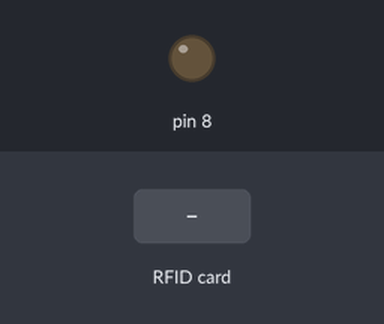
A sketch run on a simulated Arduino Uno, built with avr-gcc and run on an emulated ATmega328P. Parts: output pins drawn as LEDs (lit = HIGH). The inputs (shaded band) are chosen by the test bench. Pins used as bus, display or sensor lines are not drawn; what the sketch prints to the serial monitor is not drawn.

Above: at 1.3 s.
1.4 s: RFID card 5E 7A 19 C4 held to the reader
Timing chart, 0 to 4.4 s (numbered marks = the images above; inputs shaded):
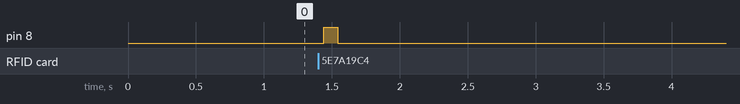

Measured:
- after the input at 1.4 s, pin 8: LOW → HIGH at once, → LOW 0.10 s later

The sketch:

arduino_rfid_code.ino
```cpp
// Arduino Uno + MFRC522 RFID (USB Serial Communication)
// Wired connection - No WiFi needed!

#include <SPI.h>
#include <MFRC522.h>

// RFID Module pins
#define SS_PIN 10
#define RST_PIN 9

MFRC522 rfid(SS_PIN, RST_PIN);

const String DEVICE_ID = "ARDUINO_MAIN_GATE";
const String LOCATION = "Main Gate";

void setup() {
  Serial.begin(9600);
  SPI.begin();
  rfid.PCD_Init();

  Serial.println("=================================");
  Serial.println("  RFID Attendance System v2.0");
  Serial.println("  USB Serial Mode (Wired)");
  Serial.println("=================================");
  Serial.println("\nSystem Ready!");
  Serial.println("Waiting for RFID cards...");
  Serial.println("---------------------------------");
}

void loop() {
  // Check for new card
  if (!rfid.PICC_IsNewCardPresent()) {
    return;
  }

  // Read card
  if (!rfid.PICC_ReadCardSerial()) {
    return;
  }

  // Get UID
  String uid = "";
  for (byte i = 0; i < rfid.uid.size; i++) {
    if (rfid.uid.uidByte[i] < 0x10) uid += "0";
    uid += String(rfid.uid.uidByte[i], HEX);
  }
  uid.toUpperCase();

  // Send data over serial as JSON
  Serial.print("{\"rfidTag\":\"");
  Serial.print(uid);
  Serial.print("\",\"deviceId\":\"");
  Serial.print(DEVICE_ID);
  Serial.print("\",\"location\":\"");
  Serial.print(LOCATION);
  Serial.println("\"}");

  // Beep (if buzzer connected to pin 8)
  pinMode(8, OUTPUT);
  digitalWrite(8, HIGH);
  delay(100);
  digitalWrite(8, LOW);

  // Stop reading
  rfid.PICC_HaltA();
  rfid.PCD_StopCrypto1();

  delay(2000); // Prevent multiple scans
}
```
